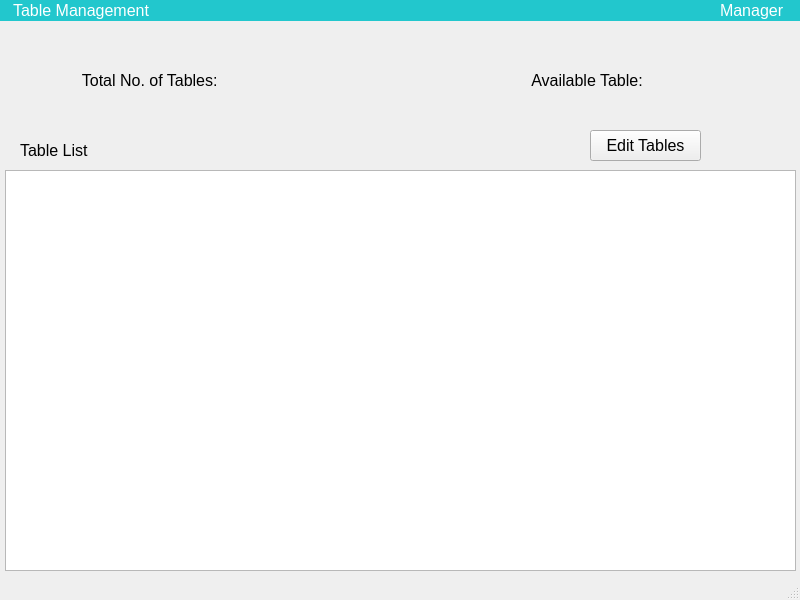
<?xml version="1.0" encoding="UTF-8"?>
<ui version="4.0">
 <class>table</class>
 <widget class="QMainWindow" name="table">
  <property name="geometry">
   <rect>
    <x>0</x>
    <y>0</y>
    <width>800</width>
    <height>600</height>
   </rect>
  </property>
  <property name="minimumSize">
   <size>
    <width>800</width>
    <height>600</height>
   </size>
  </property>
  <property name="maximumSize">
   <size>
    <width>800</width>
    <height>600</height>
   </size>
  </property>
  <property name="font">
   <font>
    <family>Arial</family>
    <pointsize>12</pointsize>
   </font>
  </property>
  <property name="windowTitle">
   <string>Table_management</string>
  </property>
  <widget class="QWidget" name="centralwidget">
   <widget class="QLabel" name="label">
    <property name="geometry">
     <rect>
      <x>0</x>
      <y>0</y>
      <width>801</width>
      <height>21</height>
     </rect>
    </property>
    <property name="styleSheet">
     <string notr="true">color:white;
background-color:rgb(34,199,205);</string>
    </property>
    <property name="text">
     <string>   Table Management</string>
    </property>
   </widget>
   <widget class="QLabel" name="label_2">
    <property name="geometry">
     <rect>
      <x>720</x>
      <y>0</y>
      <width>81</width>
      <height>21</height>
     </rect>
    </property>
    <property name="styleSheet">
     <string notr="true">color:white;
background-color:rgb(34,199,205);</string>
    </property>
    <property name="text">
     <string>Manager</string>
    </property>
   </widget>
   <widget class="QLabel" name="total">
    <property name="geometry">
     <rect>
      <x>60</x>
      <y>60</y>
      <width>201</width>
      <height>41</height>
     </rect>
    </property>
    <property name="styleSheet">
     <string notr="true">color:black;
font: 700 12pt &quot;Arial&quot;;</string>
    </property>
    <property name="text">
     <string>     Total No. of Tables:</string>
    </property>
   </widget>
   <widget class="QLabel" name="available">
    <property name="geometry">
     <rect>
      <x>510</x>
      <y>60</y>
      <width>181</width>
      <height>41</height>
     </rect>
    </property>
    <property name="styleSheet">
     <string notr="true">
font: 700 12pt &quot;Arial&quot;;
</string>
    </property>
    <property name="text">
     <string>     Available Table:</string>
    </property>
   </widget>
   <widget class="QPushButton" name="btn_edit">
    <property name="geometry">
     <rect>
      <x>590</x>
      <y>130</y>
      <width>111</width>
      <height>31</height>
     </rect>
    </property>
    <property name="text">
     <string>Edit Tables</string>
    </property>
   </widget>
   <widget class="QTableView" name="table_list">
    <property name="geometry">
     <rect>
      <x>5</x>
      <y>170</y>
      <width>791</width>
      <height>401</height>
     </rect>
    </property>
   </widget>
   <widget class="QLabel" name="label_5">
    <property name="geometry">
     <rect>
      <x>20</x>
      <y>140</y>
      <width>81</width>
      <height>20</height>
     </rect>
    </property>
    <property name="text">
     <string>Table List</string>
    </property>
   </widget>
   <widget class="QLabel" name="label_t">
    <property name="geometry">
     <rect>
      <x>230</x>
      <y>60</y>
      <width>51</width>
      <height>41</height>
     </rect>
    </property>
    <property name="styleSheet">
     <string notr="true">font: 700 14pt &quot;Arial&quot;;
color:white</string>
    </property>
    <property name="text">
     <string/>
    </property>
   </widget>
   <widget class="QLabel" name="label_a">
    <property name="geometry">
     <rect>
      <x>660</x>
      <y>60</y>
      <width>61</width>
      <height>41</height>
     </rect>
    </property>
    <property name="styleSheet">
     <string notr="true">font: 700 14pt &quot;Arial&quot;;
color:white;</string>
    </property>
    <property name="text">
     <string/>
    </property>
   </widget>
  </widget>
  <widget class="QMenuBar" name="menubar">
   <property name="geometry">
    <rect>
     <x>0</x>
     <y>0</y>
     <width>800</width>
     <height>20</height>
    </rect>
   </property>
  </widget>
  <widget class="QStatusBar" name="statusbar"/>
 </widget>
 <resources/>
 <connections/>
</ui>
